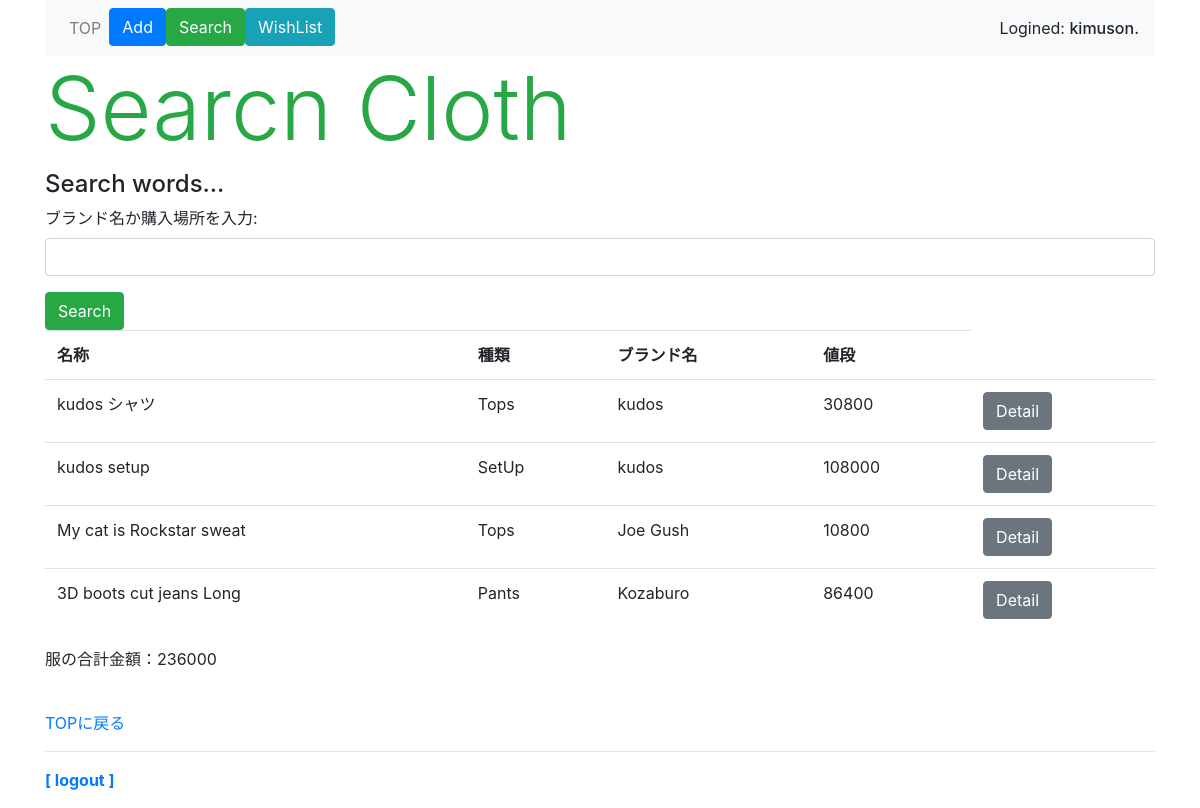
Before: /clothes/search (signed in) with the older database file.
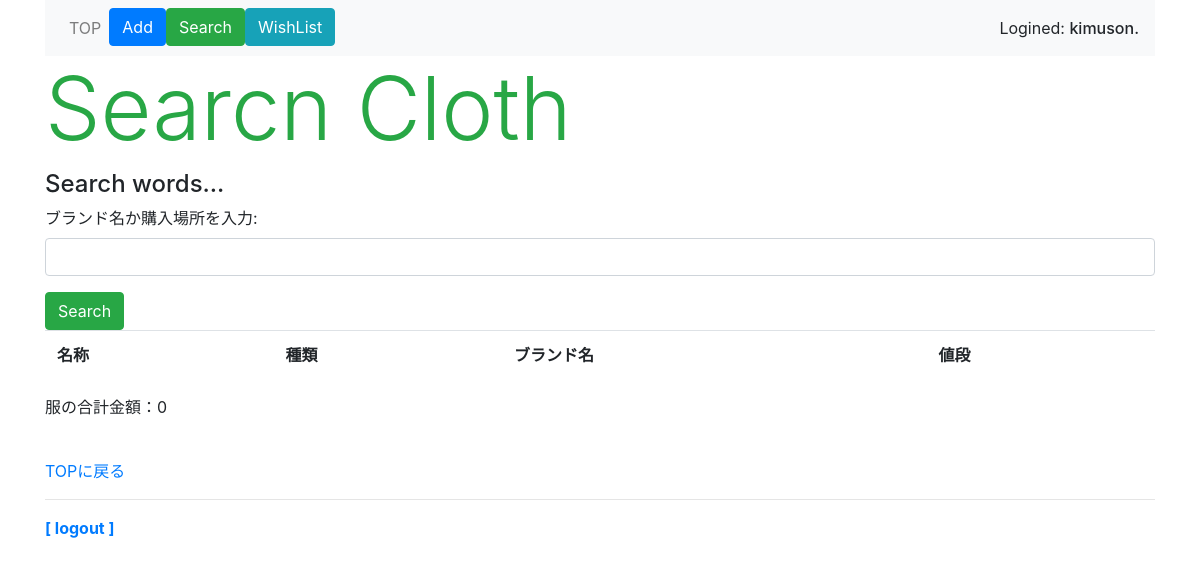
After: the same page with the newer database file.
### clothes/models.py (models this page shows, shortened)
class Post(models.Model):
    owner = models.ForeignKey(User, on_delete=models.CASCADE, related_name='post_owner')
    cloth_name = models.CharField(max_length=40)
    item_info = models.IntegerField(choices=ITEM_CHOICES)
    brand_name = models.CharField(max_length=40)
    season = models.CharField(max_length=7)
    cloth_size = models.CharField(max_length=8)
    material = models.CharField(max_length=40)
    price = models.PositiveIntegerField()
    buying_place = models.CharField(max_length=20)
    buying_date = models.DateField(
        verbose_name='購入日時',
        blank=True,
        null=True,
    )
    post_images = models.ImageField(upload_to='media')

### clothes/views.py (the view)
# urls.py: path('search', views.search, name='search'),
@login_required(login_url='/signin/')
def search(request):
    user = request.user
    if request.method == 'POST':
        form = NameSearchForm(request.POST)
        search = request.POST.get('search')
        data = Post.objects.filter(Q(brand_name__icontains=search)|Q(buying_place__icontains=search))
        msg = 'Result:' + str(data.count())
        price = Post.objects.filter(Q(brand_name__icontains=search)|Q(buying_place__icontains=search)).values_list('price', flat=True)
        sum_price = sum(price)
    else:
        msg = 'Search words...'
        form = NameSearchForm()
        data = Post.objects.order_by('buying_date')
        price = Post.objects.filter(owner=user).values_list('price', flat=True)
        sum_price = sum(price)
    params = {
        'title': 'Search clothes',
        'message': msg,
        'form': form,
        'data': data,
        'login_user': user,
        'sum_price': sum_price,
    }
    return render(request, 'clothes/search.html', params)

### clothes/forms.py
class NameSearchForm(forms.Form):
    search = forms.CharField(label="ブランド名か購入場所を入力", required=False, \
        widget=forms.TextInput(attrs={'class':'form-control'}))

### clothes/templates/clothes/search.html (shortened to what this page needs)
{% extends 'clothes/layout.html' %}
{% block header %}
<h1 class="display-2 text-success">Searcn Cloth</h1>
{% endblock %}
{% block content %}
<p class="h4">{{message|safe}}</p>
<form action="{% url 'search' %}" method="POST">
    {{ form.as_p }}
    <tr><th></th><td>
        <input type="submit" value="Search" class="btn btn-success w-auto">
    </td></tr>
</form>
<table class="table">
    <tr>
        <th>名称</th>
        <th>種類</th>
        <th>ブランド名</th>
        <th>値段</th>
    </tr>
    {% for item in data %}
    <tr>
        {% if login_user == item.owner %}
        <td>{{item.cloth_name}}</td>
        <td>{{item.get_item_info_display}}</td>
        <td>{{item.brand_name}}</td>
        <td>{{item.price}}</td>
        <td><a class="btn btn-secondary" href="{% url 'detail' item.id %}">Detail</a></td>
        {% endif %}
    </tr>
    {% endfor %}
</table>
<p>服の合計金額：{{sum_price}}</p>
<br>
<a href="{% url 'top' %}">TOPに戻る</a>
{% endblock %}

Changed rows visible on the page:
removed Post: cloth_name "kudos シャツ", item_info "Tops", brand_name "kudos", price "30800"
removed Post: cloth_name "kudos setup", item_info "SetUp", brand_name "kudos", price "108000"
removed Post: cloth_name "My cat is Rockstar sweat", item_info "Tops", brand_name "Joe Gush", price "10800"
removed Post: cloth_name "3D boots cut jeans Long", item_info "Pants", brand_name "Kozaburo", price "86400"
Other visible differences:
{{ sum_price }}: "236000" → "0"
